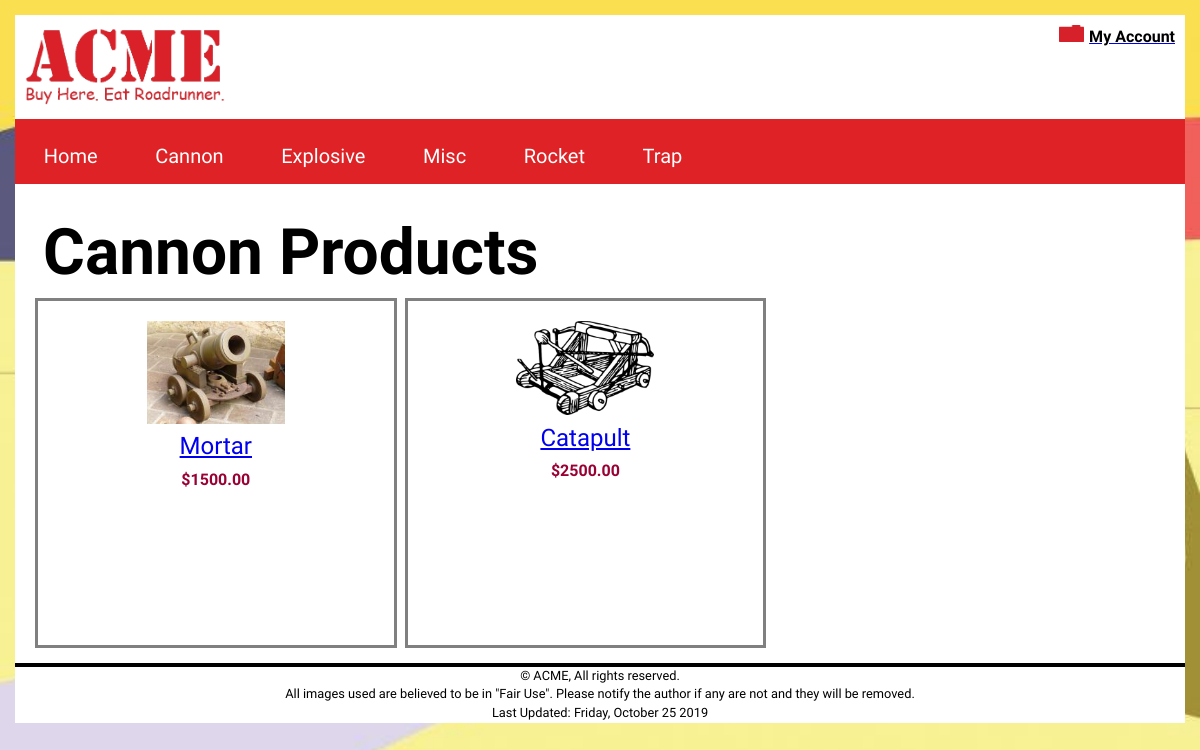
Page /products/?action=category&type=Cannon on the committed database.
### tables this page shows
CREATE TABLE `categories` (
  `categoryId` int(10) UNSIGNED NOT NULL,
  `categoryName` varchar(30) NOT NULL
);

CREATE TABLE `inventory` (
  `invId` int(10) UNSIGNED NOT NULL,
  `invName` varchar(50) NOT NULL DEFAULT '',
  `invDescription` text NOT NULL,
  `invImage` varchar(50) NOT NULL DEFAULT '',
  `invThumbnail` varchar(50) NOT NULL DEFAULT '',
  `invPrice` decimal(10,2) NOT NULL DEFAULT '0.00',
  `invStock` smallint(6) NOT NULL DEFAULT '0',
  `invSize` smallint(6) NOT NULL DEFAULT '0',
  `invWeight` smallint(6) NOT NULL DEFAULT '0',
  `invLocation` varchar(35) NOT NULL DEFAULT '',
  `categoryId` int(10) UNSIGNED NOT NULL,
  `invVendor` varchar(20) NOT NULL DEFAULT '',
  `invStyle` varchar(20) NOT NULL DEFAULT ''
);

### model/acme-model.php (called while the page is built, shortened)
<?php
function getCategories(){
    $db = acmeConnect();
    $sql = 'SELECT categoryId, categoryName FROM categories ORDER BY categoryName ASC';
    $stmt = $db->prepare($sql);
    $stmt->execute();
    $categories = $stmt->fetchAll();
    return $categories;
}

### model/products-model.php (called while the page is built, shortened)
<?php
function getProductsByCategory($type){
 $db = acmeConnect();
 $sql = 'SELECT * FROM inventory WHERE categoryId IN (SELECT categoryId FROM categories WHERE categoryName = :catType)';
 $stmt = $db->prepare($sql);
 $stmt->bindValue(':catType', $type, PDO::PARAM_STR);
 $stmt->execute();
 $products = $stmt->fetchAll(PDO::FETCH_ASSOC);
 return $products;
}

### library/functions.php (the view, shortened to what this page needs)
<?php
function contructNav() {
    $categories = getCategories();
    $navList = '<ul>';
    $navList .= "<li><a href='/acme/' title='View the Acme home page'>Home</a></li>";
    foreach ($categories as $category) {
        $navList .= "<li><a href='/acme/products/?action=category&amp;type=$category[categoryName]' title='View our $category[categoryName] product line'>$category[categoryName]</a></li>";
         }
    $navList .= '</ul>';
    return $navList;
}
function buildProductsDisplay($products){
    $pd = '<div class="smallgrid">';
    foreach ($products as $product) {
    $pd .= '<figure class="smallgriditem">';
    $pd .= "<img src='$product[invThumbnail]' alt='Image of $product[invName] on Acme.com'>";
    $pd .= "<figcaption><a href='/acme/products/?action=productDetail&prodId=$product[invId]&type=$product[invName]' title='View $product[invName]'>$product[invName]</a></figcaption>";
    $pd .= "<span class='price'>$$product[invPrice]</span>";
    $pd .= '</figure>';
    }
    $pd .= '</div>';
    return $pd;
    }

### products/index.php (shortened to what this page needs)
<?php
 require_once '../model/acme-model.php';
 require_once '../model/products-model.php';
 require_once '../library/functions.php';
 $categories = getCategories();
$navList = contructNav();
$action = filter_input(INPUT_POST, 'action');
    if ($action == NULL){
        $action = filter_input(INPUT_GET, 'action');
}
switch ($action){
    case 'category':
        $type = filter_input(INPUT_GET, 'type', FILTER_SANITIZE_STRING);
        $products = getProductsByCategory($type);
        if(!count($products)){
           $message = "<p class='notify'>Sorry, no $type products can be found.</p>";
        } else {
          $prodDisplay = buildProductsDisplay($products);
        }
  include '../view/category.php';
        break;
}

### view/category.php (shortened to what this page needs)
<!doctype html>
<html lang="en-us">
    <head>
    <link href="/acme/css/normalize.css" rel="stylesheet">
    <link href="/acme/css/main.css" rel="stylesheet">
    </head>
    <body>
      <header>
         <?php include $_SERVER['DOCUMENT_ROOT'] . "/acme/common/header.php"; ?>
      </header>
      <nav>
        <?php
          echo $navList;
          ?>
      </nav>
      <main class="category">
          <h1><?php echo $type; ?> Products</h1>
          <?php if(isset($prodDisplay)){ echo $prodDisplay; } ?>
      </main>
      <footer>
        <?php include $_SERVER['DOCUMENT_ROOT'] . "/acme/common/footer.php"; ?>
      </footer>
    </body>
</html>

### common/header.php (shortened to what this page needs)
<figure class="logo">
    <img src="/acme/images/site/logo.gif" alt="Logo for Acme, Inc.">
</figure>
<div class="folder">
    <?php if(isset($_SESSION['loggedin']) && $_SESSION['loggedin']){
     echo "<a href='/acme/accounts/'>Welcome " . $_SESSION['clientData']['clientFirstname']. "</a><br>";
      echo "<a href='/acme/accounts/?action=logout'><span id='myAccount'>Logout</span></a>";
    } else {
        echo '<a href="/acme/accounts/?action=login"><img src="/acme/images/site/account.gif" alt="red folder"><span id="myAccount">My Account</span></a>';
    }
?>
</div>

### common/footer.php
<p>&copy; ACME, All rights reserved.</p>
<p>All images used are believed to be in "Fair Use". Please notify the author if any are not and they will be removed.</p>
<p>Last Updated: <span id="currentdate">Placeholder</span></p>

### css/main.css (style rules this page uses)
* { margin:0; box-sizing: border-box; }
html { box-sizing: border-box; }
*, *:before, *:after { box-sizing: inherit; }
body { max-height: 100%; width: 100%; margin: 0; font-family: 'Varela Round', sans-serif; color: black; background-image: url(../images/site/background.jpg); background-size: cover; padding: 0; }
header, footer, footer a { text-align: center; color: black; }
header { font-family: 'Varela Round', sans-serif; background-color: #ffffff; display: flex; flex-direction: row; justify-content: space-between; max-width: 100%; margin: 15px 15px 0px 15px; padding: 10px }
figure { margin: 0; }
figure.logo { flex: 0 1 200px; text-align: left; }
figure.logo img { width: 80px; height: auto; }
.folder { display: flex; flex-direction: row; align-content: center; height: 20px; }
.folder img { width: 15px; height: auto; margin-left: 10px; }
.folder span { color: #de2226; font-weight: bolder; }
#myAccount { font-size: .5em; text-align: left; color: black; margin-left: 5px; }
nav { font-family: 'Varela Round', sans-serif; background-color: #de2226; padding-top: 10px; margin-left: 15px; margin-right: 15px; }
nav ul { list-style: none; margin: 0em; padding: 0em; overflow: hidden; display: flex; flex-direction: row; }
nav ul li a { display: block; color: #ffffff; text-align: center; padding: .6rem .6rem .6rem .6rem; text-decoration: none; font-size: .6rem; }
main { border-bottom: 4px solid black; background-color: #ffffff; margin-left: 15px; margin-right: 15px; padding-bottom: 15px; }
main h1 { font-family: 'Kalam', cursive; font-size: 2.5rem; width: 100%; padding: .5rem .5rem .5rem .5rem; margin: 0px; }
footer { max-width: 100%; background: #ffffff; margin-left: 15px; margin-right: 15px; margin-bottom: 15px; }
footer>p { font-size: .8em; padding: 2px; font-family: 'Varela Round', sans-serif; }
.category { padding-top: 1.5rem; padding-left: 1.25rem; padding-right: 1.25rem; }
.smallgrid { display: grid; grid-gap: .5rem; grid-template-columns: repeat(1, 100%); align-items: center; width: 100%; padding: 0; }
figure.smallgriditem { text-align: center; border: 3px solid gray; height: 350px; width: auto; }
.smallgriditem img { height: auto; width: 50%; padding: 20px 20px 5px 20px; }
.smallgriditem figcaption { font-size: 1.5rem; margin-bottom: .2rem; }
.smallgriditem span.price { font-size: 1rem; font-weight: bolder; color: #990033; line-height: 2; }
@media only screen and (min-width: 550px) { figure.logo img { width: 200px; } }
@media only screen and (min-width: 550px) { #myAccount { font-size: 1em; } }
@media only screen and (min-width: 550px) { .folder img { width: 25px; height: auto; margin-left: 10px; } }
@media only screen and (min-width: 550px) { nav ul li a { padding: 1rem 1.8rem 1rem 1.8rem; font-size: 1.25rem; } }
@media only screen and (min-width: 550px) { main h1 { font-size: 4rem; } }
@media only screen and (min-width: 550px) { .smallgrid { grid-template-columns: repeat(3, 32%); } }

### rows in the picture
categories: categoryName "Cannon"
categories: categoryName "Explosive"
categories: categoryName "Misc"
categories: categoryName "Rocket"
categories: categoryName "Trap"
inventory: invThumbnail (picture), invName "Mortar", invPrice "1500.00"
inventory: invThumbnail (picture), invName "Catapult", invPrice "2500.00"

### other values in the picture
$type "Cannon"
